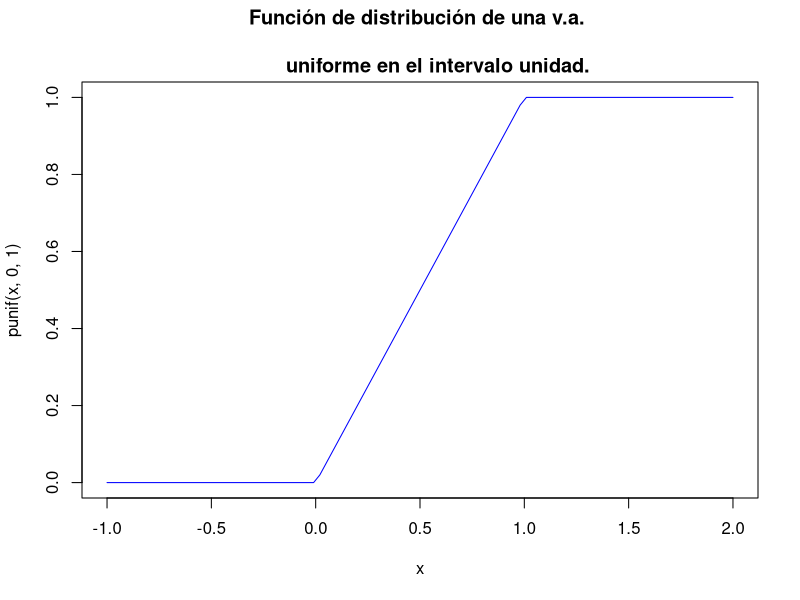
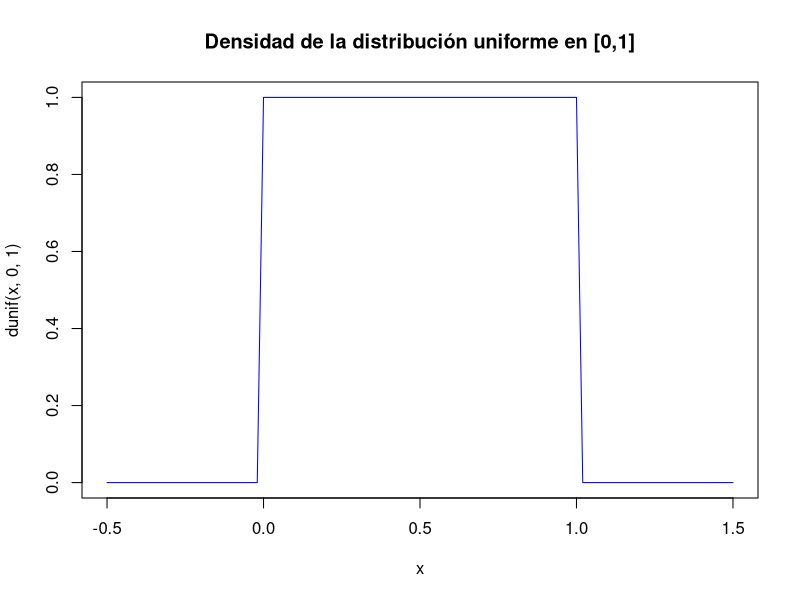

Write the R code that produced these figures, in order.
## ---- chunk 1
knitr::opts_chunk$set(echo = TRUE,out.width="70%")
## ---- chunk 2
curve(punif(x,0,1),xlim=c(-1,2),col="blue",
      main="Función de distribución de una v.a. \n
      uniforme en el intervalo unidad.")
## ---- chunk 3
curve(dunif(x,0,1),xlim=c(-0.5,1.5),col="blue",
      main="Densidad de la distribución uniforme en [0,1]")
